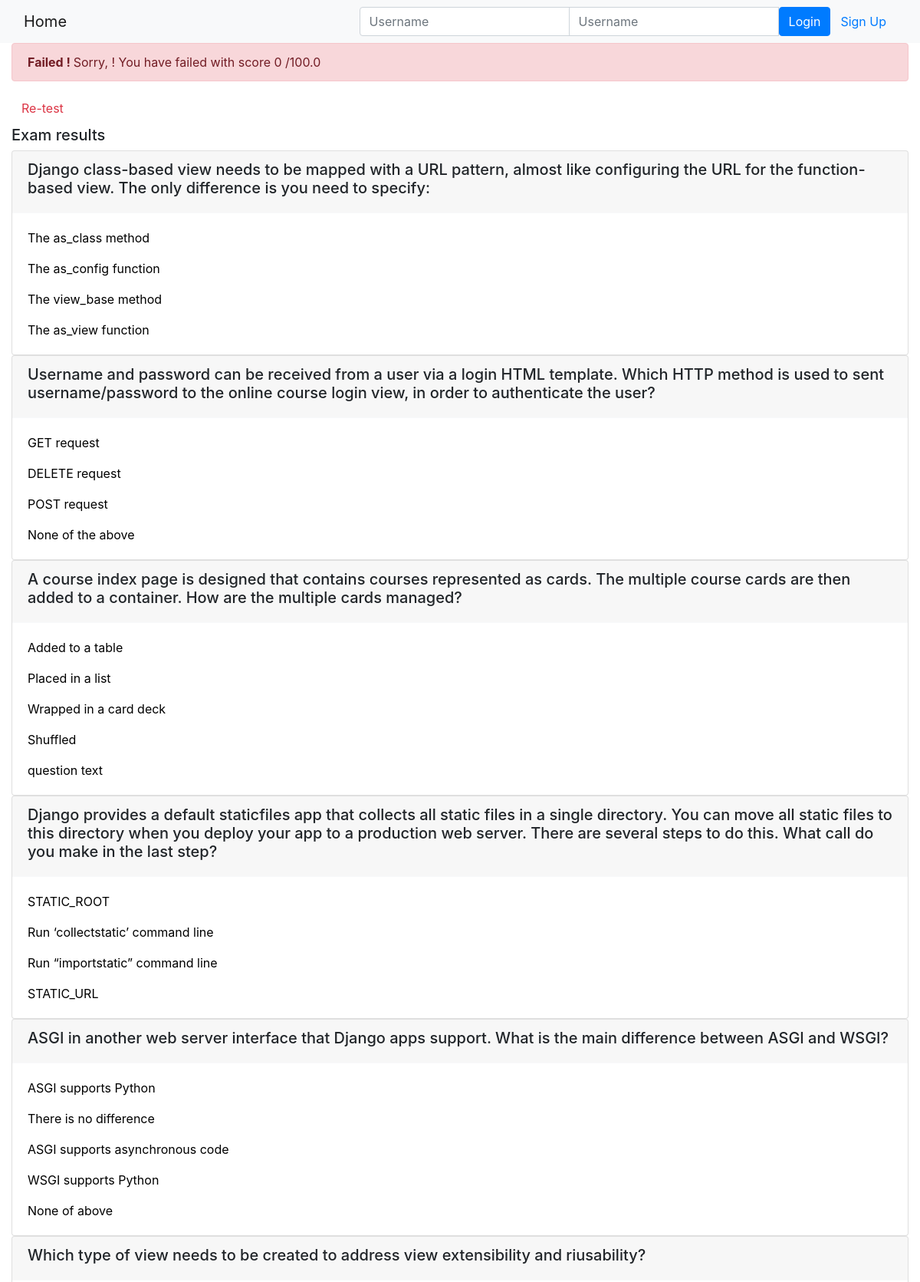
Page /onlinecourse/course/1/submission/1/result/ (upper part) on the committed database.
### onlinecourse/models.py (models this page shows)
class Question(models.Model):
    course = models.ForeignKey(Course, on_delete=models.CASCADE)
    title = models.CharField(max_length=550, default="question title")
    question_text = models.CharField(max_length=550, default="question text")
    grade = models.FloatField(default=5.0)
    def is_get_score(self, selected_ids):
        all_answers = self.choice_set.filter(is_correct=True).count()
        selected_correct = self.choice_set.filter(is_correct=True, id__in=selected_ids).count()
        if all_answers == selected_correct:
            return True
        else:
            return False

class Choice(models.Model):
    question = models.ForeignKey(Question, on_delete=models.CASCADE)
    choice_content = models.CharField(max_length=550, default="choise text")
    is_correct = models.BooleanField(default = False)

### onlinecourse/views.py (the view)
# urls.py: path('course/<int:course_id>/submission/<int:submission_id>/result/', views.show_exam_result, name='show_exam_result'),
def show_exam_result(request, course_id, submission_id):
    course = get_object_or_404(Course, pk=course_id)
    submission = get_object_or_404(Submission, pk=submission_id)
    choices = submission.choices.all()
    total_result, result = 0, 0
    for question in course.question_set.all():
        total_result += question.grade
        if question.is_get_score(choices):
            result += question.grade
    return render(
        request,
        'onlinecourse/exam_result_bootstrap.html',
        {"course":course, "choices":choices,"result":result,
            "total_result": total_result,
            "submission": submission,
            "grade": int((result / total_result) * 100) }
    )

### onlinecourse/templates/onlinecourse/exam_result_bootstrap.html (shortened to what this page needs)
<!DOCTYPE html>
<html lang="en">
<head>
    {% load static %}
    <link rel="stylesheet" href="https://maxcdn.bootstrapcdn.com/bootstrap/4.5.2/css/bootstrap.min.css">
</head>
<body>
 <nav class="navbar navbar-light bg-light">
    <div class="container-fluid">
        <div class="navbar-header">
              <a class="navbar-brand" href="{% url 'onlinecourse:index' %}">Home</a>
        </div>
        <ul class="nav navbar-nav navbar-right">
            {% if user.is_authenticated %}
            <li>
                <a class="btn btn-link" href="#">{{ user.first_name }}({{ user.username }})</a>
                <a class="btn btn-link" href="{% url 'onlinecourse:logout' %}">Logout</a>
            </li>
            {% else %}
            <li>
                <form class="form-inline" action="{% url 'onlinecourse:login' %}" method="post">
                    <div class="input-group">
                        <input type="text" class="form-control" placeholder="Username" name="username" >
                        <input type="password" class="form-control" placeholder="Username" name="psw" >
                        <button class="btn btn-primary" type="submit">Login</button>
                        <a class="btn btn-link" href="{% url 'onlinecourse:registration' %}">Sign Up</a>
                    </div>
                </form>
            </li>
            {% endif %}
        </ul>
    </div>
</nav>
<div class="container-fluid">
    {% if grade >= 80 %}
    <div class="alert alert-success">
       <b> Congratulations, {{user.name}} ! </b> You have passed the exam and completed
            the course with score {{result}} /{{total_result}}
    </div>
        {% else %}
        <div class="alert alert-danger">
            <b> Failed ! </b>Sorry, {{user.name}} ! You have failed with score  {{result}} /{{total_result}}
        </div>
        <a class="btn btn-link text-danger" href="{% url 'onlinecourse:course_details' course.id %}">Re-test</a>
        {% endif %}
        <div class="card-columns-vertical mt-1">
        <h5 class="">Exam results</h5>
            {% for question in course.question_set.all %}
                <div class="card">
                    <div class="card-header border-light">
                        <h5>{{question.question_text}}</h5>
                    </div>
                    <div class="card-body">
                        {% for choice in question.choice_set.all %}
                           {% if choice.is_correct and choice in choices %}
                            <p class="card-text" style="color:green">Correct answer: {{choice.choice_content}}</p>
                            {% elif choice.is_correct == False and choice in choices %}
                            <p class="card-text" style="color:red">Wrong answer: {{choice.choice_content}}</p>
                            {% else %}
                            <p class="card-text" style="color:black">{{choice.choice_content}}</p>
                            {% endif %}
                        {% endfor %}
                    </div>
                </div>
            {% endfor %}
        </div>
    </div>
</body>
</html>

### rows in the picture
Question: question_text "Django class-based view needs to be mapped with a URL pattern, almost like configuring the URL for the function-based view. The only difference is you need to specify:"
Choice: choice_content "The as_class method"
Choice: choice_content "The as_config function"
Choice: choice_content "The view_base method"
Choice: choice_content "The as_view function"
Question: question_text "Username and password can be received from a user via a login HTML template. Which HTTP method is used to sent username/password to the online course login view, in order to authenticate the user?"
Choice: choice_content "GET request"
Choice: choice_content "DELETE request"
Choice: choice_content "POST request"
Choice: choice_content "None of the above"
Question: question_text "A course index page is designed that contains courses represented as cards. The multiple course cards are then added to a container. How are the multiple cards managed?"
Choice: choice_content "Added to a table"
Choice: choice_content "Placed in a list"
Choice: choice_content "Wrapped in a card deck"
Choice: choice_content "Shuffled"
Choice: choice_content "question text"
Question: question_text "Django provides a default staticfiles app that collects all static files in a single directory. You can move all static files to this directory when you deploy your app to a production web server. There are several steps to do this. What call do you make in the last step?"
Choice: choice_content "STATIC_ROOT"
Choice: choice_content "Run ‘collectstatic’ command line"
Choice: choice_content "Run “importstatic” command line"
Choice: choice_content "STATIC_URL"
Question: question_text "ASGI in another web server interface that Django apps support. What is the main difference between ASGI and WSGI?"
Choice: choice_content "ASGI supports Python"
Choice: choice_content "There is no difference"
Choice: choice_content "ASGI supports asynchronous code"
Choice: choice_content "WSGI supports Python"
Choice: choice_content "None of above"
Question: question_text "Which type of view needs to be created to address view extensibility and riusability?"

### other values in the picture
{{ result }} "0"
{{ total_result }} "100.0"
